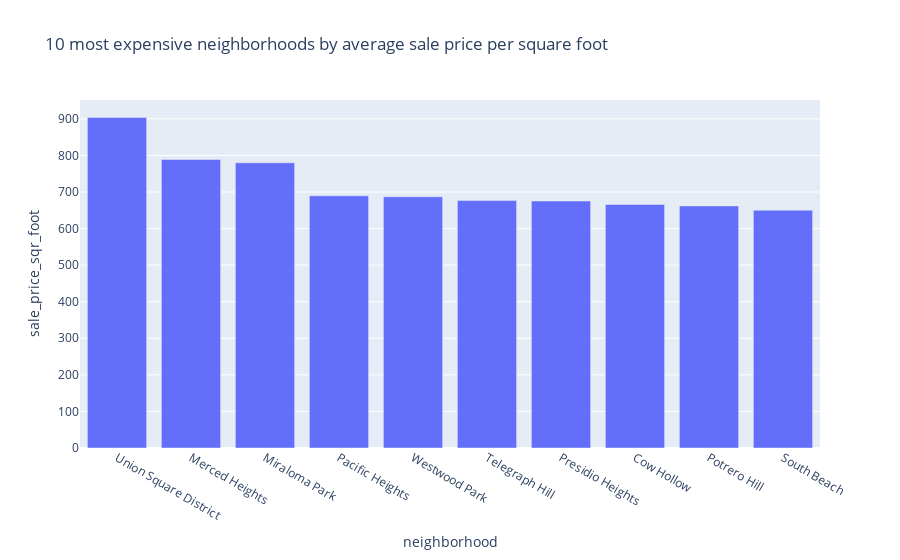

Notebook code for this chart:
### Code cell
top_most_expensive_neighborhoods()

### Figure 1 — Plotly figure (JSON) as saved in the notebook; plotly's stock layout.template omitted (floating-point values rounded to 4 significant figures)
{"data": [{"alignmentgroup": "True", "hovertemplate": "neighborhood=%{x}<br>sale_price_sqr_foot=%{y}<extra></extra>", "legendgroup": "", "marker": {"color": "#636efa", "pattern": {"shape": ""}}, "name": "", "offsetgroup": "", "orientation": "v", "showlegend": false, "textposition": "auto", "type": "bar", "x": ["Union Square District", "Merced Heights", "Miraloma Park", "Pacific Heights", "Westwood Park", "Telegraph Hill", "Presidio Heights", "Cow Hollow", "Potrero Hill", "South Beach"], "xaxis": "x", "y": [904.0, 788.8, 779.8, 689.6, 687.1, 676.5, 675.4, 666.0, 662.0, 650.1], "yaxis": "y"}], "layout": {"autosize": true, "barmode": "relative", "legend": {"tracegroupgap": 0}, "title": {"text": "10 most expensive neighborhoods by average sale price per square foot"}, "xaxis": {"anchor": "y", "autorange": true, "domain": [0, 1], "range": [-0.5, 9.5], "title": {"text": "neighborhood"}, "type": "category"}, "yaxis": {"anchor": "x", "autorange": true, "domain": [0, 1], "range": [0, 951.6], "title": {"text": "sale_price_sqr_foot"}, "type": "linear"}}}
